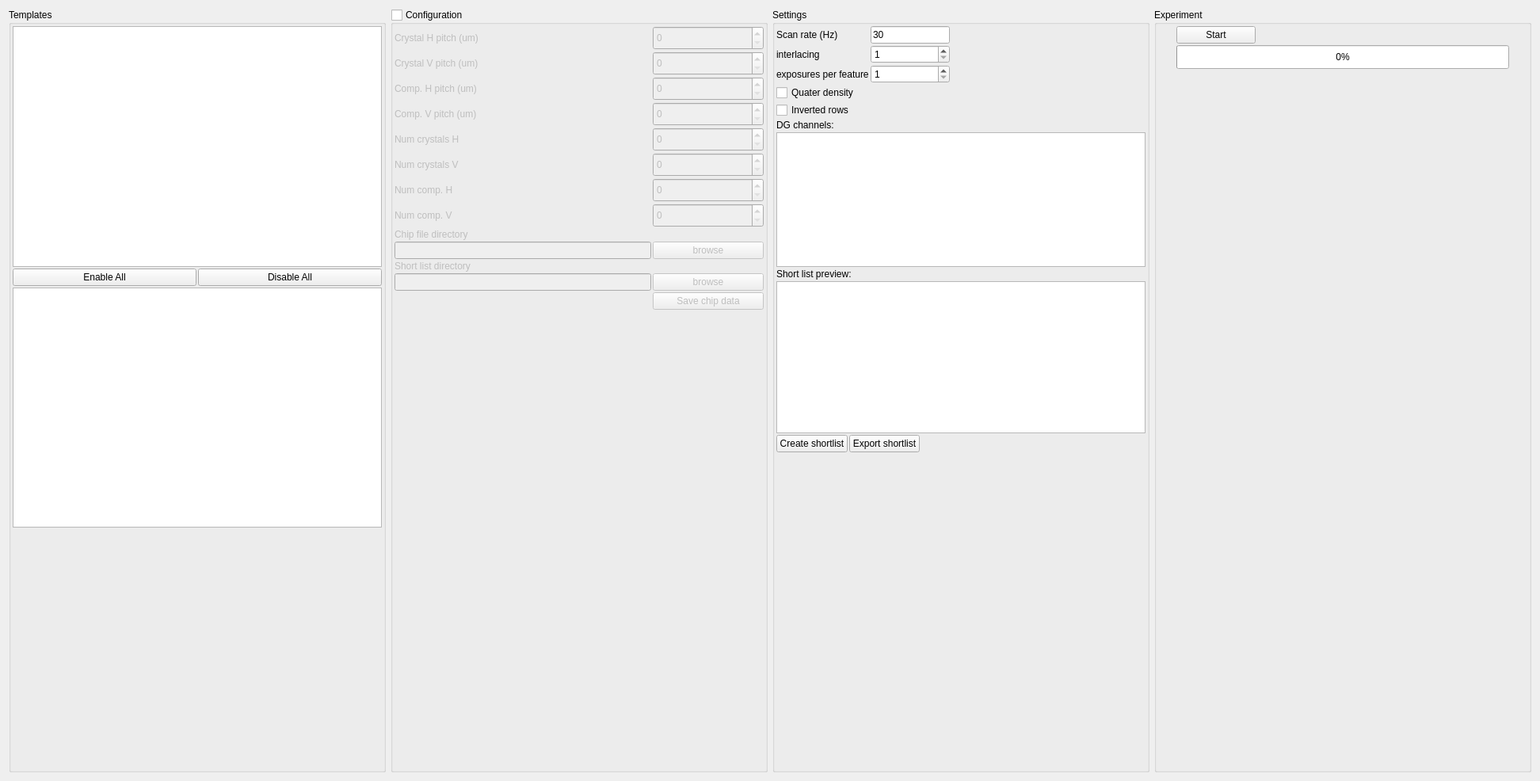
<?xml version="1.0" encoding="UTF-8"?>
<ui version="4.0">
 <class>Form</class>
 <widget class="QWidget" name="Form">
  <property name="geometry">
   <rect>
    <x>0</x>
    <y>0</y>
    <width>1944</width>
    <height>986</height>
   </rect>
  </property>
  <property name="minimumSize">
   <size>
    <width>0</width>
    <height>0</height>
   </size>
  </property>
  <property name="maximumSize">
   <size>
    <width>5000</width>
    <height>5000</height>
   </size>
  </property>
  <property name="windowTitle">
   <string>Form</string>
  </property>
  <layout class="QHBoxLayout" name="horizontalLayout_2">
   <item>
    <widget class="QGroupBox" name="groupBox">
     <property name="title">
      <string>Templates</string>
     </property>
     <layout class="QVBoxLayout" name="verticalLayout">
      <property name="spacing">
       <number>2</number>
      </property>
      <property name="margin">
       <number>2</number>
      </property>
      <item>
       <widget class="QListWidget" name="chip_template_list">
        <property name="minimumSize">
         <size>
          <width>0</width>
          <height>0</height>
         </size>
        </property>
        <property name="maximumSize">
         <size>
          <width>3000</width>
          <height>3000</height>
         </size>
        </property>
       </widget>
      </item>
      <item>
       <layout class="QHBoxLayout" name="horizontalLayout">
        <item>
         <widget class="QPushButton" name="enable_all_button">
          <property name="text">
           <string>Enable All</string>
          </property>
         </widget>
        </item>
        <item>
         <widget class="QPushButton" name="disable_all_button">
          <property name="text">
           <string>Disable All</string>
          </property>
         </widget>
        </item>
       </layout>
      </item>
      <item>
       <widget class="QTableWidget" name="color_table">
        <property name="minimumSize">
         <size>
          <width>0</width>
          <height>0</height>
         </size>
        </property>
        <property name="maximumSize">
         <size>
          <width>3000</width>
          <height>3000</height>
         </size>
        </property>
        <property name="font">
         <font>
          <pointsize>12</pointsize>
         </font>
        </property>
        <property name="mouseTracking">
         <bool>false</bool>
        </property>
        <property name="focusPolicy">
         <enum>Qt::WheelFocus</enum>
        </property>
        <property name="autoFillBackground">
         <bool>true</bool>
        </property>
        <property name="frameShape">
         <enum>QFrame::StyledPanel</enum>
        </property>
        <property name="autoScroll">
         <bool>true</bool>
        </property>
        <property name="editTriggers">
         <set>QAbstractItemView::SelectedClicked</set>
        </property>
        <property name="tabKeyNavigation">
         <bool>false</bool>
        </property>
        <property name="showDropIndicator" stdset="0">
         <bool>false</bool>
        </property>
        <property name="dragDropOverwriteMode">
         <bool>false</bool>
        </property>
        <property name="alternatingRowColors">
         <bool>false</bool>
        </property>
        <property name="selectionMode">
         <enum>QAbstractItemView::SingleSelection</enum>
        </property>
        <property name="showGrid">
         <bool>true</bool>
        </property>
        <property name="wordWrap">
         <bool>false</bool>
        </property>
        <property name="cornerButtonEnabled">
         <bool>true</bool>
        </property>
        <attribute name="horizontalHeaderHighlightSections">
         <bool>false</bool>
        </attribute>
        <attribute name="verticalHeaderHighlightSections">
         <bool>false</bool>
        </attribute>
       </widget>
      </item>
      <item>
       <spacer name="verticalSpacer_4">
        <property name="orientation">
         <enum>Qt::Vertical</enum>
        </property>
        <property name="sizeHint" stdset="0">
         <size>
          <width>20</width>
          <height>40</height>
         </size>
        </property>
       </spacer>
      </item>
     </layout>
    </widget>
   </item>
   <item>
    <widget class="QGroupBox" name="groupBox_2">
     <property name="title">
      <string>Configuration</string>
     </property>
     <property name="checkable">
      <bool>true</bool>
     </property>
     <property name="checked">
      <bool>false</bool>
     </property>
     <layout class="QGridLayout" name="gridLayout">
      <property name="margin">
       <number>2</number>
      </property>
      <property name="spacing">
       <number>2</number>
      </property>
      <item row="13" column="1">
       <widget class="QPushButton" name="chip_file_dir_browse_button">
        <property name="minimumSize">
         <size>
          <width>0</width>
          <height>0</height>
         </size>
        </property>
        <property name="maximumSize">
         <size>
          <width>140</width>
          <height>35</height>
         </size>
        </property>
        <property name="text">
         <string>browse</string>
        </property>
       </widget>
      </item>
      <item row="14" column="0">
       <widget class="QLabel" name="shortlist_dir_label">
        <property name="text">
         <string>Short list directory</string>
        </property>
       </widget>
      </item>
      <item row="8" column="1">
       <widget class="QSpinBox" name="num_crystal_h_spinbox">
        <property name="minimumSize">
         <size>
          <width>140</width>
          <height>30</height>
         </size>
        </property>
        <property name="maximumSize">
         <size>
          <width>140</width>
          <height>30</height>
         </size>
        </property>
        <property name="maximum">
         <number>100000</number>
        </property>
       </widget>
      </item>
      <item row="9" column="0">
       <widget class="QLabel" name="num_cryst_v_label">
        <property name="text">
         <string>Num crystals V</string>
        </property>
       </widget>
      </item>
      <item row="9" column="1">
       <widget class="QSpinBox" name="num_crystal_v_spinbox">
        <property name="minimumSize">
         <size>
          <width>140</width>
          <height>30</height>
         </size>
        </property>
        <property name="maximumSize">
         <size>
          <width>140</width>
          <height>30</height>
         </size>
        </property>
        <property name="maximum">
         <number>100000</number>
        </property>
       </widget>
      </item>
      <item row="11" column="0">
       <widget class="QLabel" name="num_comp_v_label">
        <property name="text">
         <string>Num comp. V</string>
        </property>
       </widget>
      </item>
      <item row="5" column="1">
       <widget class="QSpinBox" name="comp_v_pitch_spinbox">
        <property name="minimumSize">
         <size>
          <width>140</width>
          <height>30</height>
         </size>
        </property>
        <property name="maximumSize">
         <size>
          <width>140</width>
          <height>30</height>
         </size>
        </property>
        <property name="maximum">
         <number>100000</number>
        </property>
       </widget>
      </item>
      <item row="10" column="0">
       <widget class="QLabel" name="num_comp_h_label">
        <property name="text">
         <string>Num comp. H</string>
        </property>
       </widget>
      </item>
      <item row="10" column="1">
       <widget class="QSpinBox" name="num_comp_h_spinbox">
        <property name="minimumSize">
         <size>
          <width>140</width>
          <height>30</height>
         </size>
        </property>
        <property name="maximumSize">
         <size>
          <width>140</width>
          <height>30</height>
         </size>
        </property>
        <property name="maximum">
         <number>100000</number>
        </property>
       </widget>
      </item>
      <item row="0" column="1">
       <widget class="QSpinBox" name="crystal_h_pitch_spinbox">
        <property name="minimumSize">
         <size>
          <width>140</width>
          <height>30</height>
         </size>
        </property>
        <property name="maximumSize">
         <size>
          <width>140</width>
          <height>30</height>
         </size>
        </property>
        <property name="maximum">
         <number>100000</number>
        </property>
       </widget>
      </item>
      <item row="1" column="0">
       <widget class="QLabel" name="num_crystal_v_label">
        <property name="maximumSize">
         <size>
          <width>200</width>
          <height>16777215</height>
         </size>
        </property>
        <property name="text">
         <string>Crystal V pitch (um)</string>
        </property>
       </widget>
      </item>
      <item row="0" column="0">
       <widget class="QLabel" name="num_crystal_h_label">
        <property name="maximumSize">
         <size>
          <width>200</width>
          <height>16777215</height>
         </size>
        </property>
        <property name="text">
         <string>Crystal H pitch (um)</string>
        </property>
       </widget>
      </item>
      <item row="5" column="0">
       <widget class="QLabel" name="comp_v_label">
        <property name="maximumSize">
         <size>
          <width>200</width>
          <height>16777215</height>
         </size>
        </property>
        <property name="text">
         <string>Comp. V pitch (um)</string>
        </property>
       </widget>
      </item>
      <item row="2" column="1">
       <widget class="QSpinBox" name="comp_h_pitch_spinbox">
        <property name="minimumSize">
         <size>
          <width>140</width>
          <height>30</height>
         </size>
        </property>
        <property name="maximumSize">
         <size>
          <width>140</width>
          <height>30</height>
         </size>
        </property>
        <property name="maximum">
         <number>100000</number>
        </property>
       </widget>
      </item>
      <item row="1" column="1">
       <widget class="QSpinBox" name="crystal_v_pitch_spinbox">
        <property name="minimumSize">
         <size>
          <width>140</width>
          <height>30</height>
         </size>
        </property>
        <property name="maximumSize">
         <size>
          <width>140</width>
          <height>30</height>
         </size>
        </property>
        <property name="maximum">
         <number>100000</number>
        </property>
       </widget>
      </item>
      <item row="11" column="1">
       <widget class="QSpinBox" name="num_comp_v_spinbox">
        <property name="minimumSize">
         <size>
          <width>140</width>
          <height>30</height>
         </size>
        </property>
        <property name="maximumSize">
         <size>
          <width>140</width>
          <height>30</height>
         </size>
        </property>
        <property name="maximum">
         <number>100000</number>
        </property>
       </widget>
      </item>
      <item row="8" column="0">
       <widget class="QLabel" name="num_cryst_h_label">
        <property name="text">
         <string>Num crystals H</string>
        </property>
       </widget>
      </item>
      <item row="13" column="0">
       <widget class="QLineEdit" name="chip_file_dir_ledit">
        <property name="minimumSize">
         <size>
          <width>0</width>
          <height>0</height>
         </size>
        </property>
        <property name="maximumSize">
         <size>
          <width>830</width>
          <height>27</height>
         </size>
        </property>
       </widget>
      </item>
      <item row="17" column="0">
       <spacer name="verticalSpacer">
        <property name="orientation">
         <enum>Qt::Vertical</enum>
        </property>
        <property name="sizeHint" stdset="0">
         <size>
          <width>20</width>
          <height>40</height>
         </size>
        </property>
       </spacer>
      </item>
      <item row="15" column="0">
       <widget class="QLineEdit" name="shortlist_dir_ledit">
        <property name="minimumSize">
         <size>
          <width>0</width>
          <height>0</height>
         </size>
        </property>
        <property name="maximumSize">
         <size>
          <width>830</width>
          <height>27</height>
         </size>
        </property>
       </widget>
      </item>
      <item row="2" column="0">
       <widget class="QLabel" name="comp_h_label">
        <property name="maximumSize">
         <size>
          <width>200</width>
          <height>16777215</height>
         </size>
        </property>
        <property name="text">
         <string>Comp. H pitch (um)</string>
        </property>
       </widget>
      </item>
      <item row="12" column="0">
       <widget class="QLabel" name="chip_file_dir_label">
        <property name="text">
         <string>Chip file directory</string>
        </property>
       </widget>
      </item>
      <item row="15" column="1">
       <widget class="QPushButton" name="shortlist_dir_browse_button">
        <property name="minimumSize">
         <size>
          <width>0</width>
          <height>0</height>
         </size>
        </property>
        <property name="maximumSize">
         <size>
          <width>140</width>
          <height>35</height>
         </size>
        </property>
        <property name="text">
         <string>browse</string>
        </property>
       </widget>
      </item>
      <item row="16" column="1">
       <widget class="QPushButton" name="save_chip_data_button">
        <property name="minimumSize">
         <size>
          <width>100</width>
          <height>0</height>
         </size>
        </property>
        <property name="maximumSize">
         <size>
          <width>215</width>
          <height>27</height>
         </size>
        </property>
        <property name="text">
         <string>Save chip data</string>
        </property>
       </widget>
      </item>
     </layout>
    </widget>
   </item>
   <item>
    <widget class="QGroupBox" name="groupBox_3">
     <property name="title">
      <string>Settings</string>
     </property>
     <layout class="QVBoxLayout" name="verticalLayout_2">
      <property name="spacing">
       <number>2</number>
      </property>
      <property name="margin">
       <number>2</number>
      </property>
      <item>
       <layout class="QGridLayout" name="gridLayout_4">
        <property name="leftMargin">
         <number>0</number>
        </property>
        <property name="topMargin">
         <number>0</number>
        </property>
        <item row="0" column="1">
         <widget class="QLineEdit" name="scan_rate_ledit">
          <property name="minimumSize">
           <size>
            <width>0</width>
            <height>0</height>
           </size>
          </property>
          <property name="maximumSize">
           <size>
            <width>100</width>
            <height>27</height>
           </size>
          </property>
          <property name="text">
           <string>30</string>
          </property>
         </widget>
        </item>
        <item row="1" column="1">
         <widget class="QSpinBox" name="num_interlacing_spinbox">
          <property name="minimumSize">
           <size>
            <width>0</width>
            <height>0</height>
           </size>
          </property>
          <property name="maximumSize">
           <size>
            <width>100</width>
            <height>27</height>
           </size>
          </property>
          <property name="minimum">
           <number>1</number>
          </property>
         </widget>
        </item>
        <item row="6" column="0">
         <widget class="QCheckBox" name="meandering_checkbox">
          <property name="maximumSize">
           <size>
            <width>200</width>
            <height>16777215</height>
           </size>
          </property>
          <property name="text">
           <string>Inverted rows</string>
          </property>
         </widget>
        </item>
        <item row="1" column="0">
         <widget class="QLabel" name="num_interlacing_label">
          <property name="maximumSize">
           <size>
            <width>200</width>
            <height>16777215</height>
           </size>
          </property>
          <property name="text">
           <string>interlacing</string>
          </property>
         </widget>
        </item>
        <item row="0" column="4">
         <spacer name="horizontalSpacer">
          <property name="orientation">
           <enum>Qt::Horizontal</enum>
          </property>
          <property name="sizeHint" stdset="0">
           <size>
            <width>40</width>
            <height>20</height>
           </size>
          </property>
         </spacer>
        </item>
        <item row="4" column="1">
         <widget class="QSpinBox" name="exp_per_feature_spinbox">
          <property name="minimumSize">
           <size>
            <width>0</width>
            <height>0</height>
           </size>
          </property>
          <property name="maximumSize">
           <size>
            <width>100</width>
            <height>27</height>
           </size>
          </property>
          <property name="minimum">
           <number>1</number>
          </property>
         </widget>
        </item>
        <item row="0" column="0">
         <widget class="QLabel" name="scan_rate_label">
          <property name="maximumSize">
           <size>
            <width>200</width>
            <height>16777215</height>
           </size>
          </property>
          <property name="text">
           <string>Scan rate (Hz)</string>
          </property>
         </widget>
        </item>
        <item row="5" column="0">
         <widget class="QCheckBox" name="quarter_density_checkbox">
          <property name="maximumSize">
           <size>
            <width>200</width>
            <height>16777215</height>
           </size>
          </property>
          <property name="text">
           <string>Quater density</string>
          </property>
         </widget>
        </item>
        <item row="4" column="0">
         <widget class="QLabel" name="exp_per_feature_label">
          <property name="maximumSize">
           <size>
            <width>200</width>
            <height>16777215</height>
           </size>
          </property>
          <property name="text">
           <string>exposures per feature</string>
          </property>
         </widget>
        </item>
       </layout>
      </item>
      <item>
       <layout class="QVBoxLayout" name="verticalLayout_3">
        <property name="leftMargin">
         <number>0</number>
        </property>
        <property name="topMargin">
         <number>0</number>
        </property>
        <item>
         <widget class="QLabel" name="dg_channels_label">
          <property name="maximumSize">
           <size>
            <width>200</width>
            <height>16777215</height>
           </size>
          </property>
          <property name="text">
           <string>DG channels:</string>
          </property>
         </widget>
        </item>
        <item>
         <widget class="QTableWidget" name="dg_channels_table">
          <property name="minimumSize">
           <size>
            <width>0</width>
            <height>0</height>
           </size>
          </property>
          <property name="maximumSize">
           <size>
            <width>600</width>
            <height>170</height>
           </size>
          </property>
         </widget>
        </item>
        <item>
         <widget class="QLabel" name="shortlist_preview_label">
          <property name="maximumSize">
           <size>
            <width>200</width>
            <height>16777215</height>
           </size>
          </property>
          <property name="text">
           <string>Short list preview:</string>
          </property>
         </widget>
        </item>
        <item>
         <widget class="QTextEdit" name="shortlist_textedit"/>
        </item>
        <item>
         <layout class="QHBoxLayout" name="horizontalLayout_3">
          <property name="leftMargin">
           <number>0</number>
          </property>
          <property name="topMargin">
           <number>0</number>
          </property>
          <item>
           <widget class="QPushButton" name="create_shortlist_button">
            <property name="text">
             <string>Create shortlist</string>
            </property>
           </widget>
          </item>
          <item>
           <widget class="QPushButton" name="export_shortlist_button">
            <property name="text">
             <string>Export shortlist</string>
            </property>
           </widget>
          </item>
          <item>
           <spacer name="horizontalSpacer_2">
            <property name="orientation">
             <enum>Qt::Horizontal</enum>
            </property>
            <property name="sizeHint" stdset="0">
             <size>
              <width>40</width>
              <height>20</height>
             </size>
            </property>
           </spacer>
          </item>
         </layout>
        </item>
       </layout>
      </item>
      <item>
       <spacer name="verticalSpacer_3">
        <property name="orientation">
         <enum>Qt::Vertical</enum>
        </property>
        <property name="sizeHint" stdset="0">
         <size>
          <width>20</width>
          <height>40</height>
         </size>
        </property>
       </spacer>
      </item>
     </layout>
    </widget>
   </item>
   <item>
    <widget class="QGroupBox" name="groupBox_4">
     <property name="title">
      <string>Experiment</string>
     </property>
     <layout class="QGridLayout" name="gridLayout_3">
      <property name="margin">
       <number>2</number>
      </property>
      <property name="spacing">
       <number>2</number>
      </property>
      <item row="0" column="0">
       <widget class="QPushButton" name="start_button">
        <property name="minimumSize">
         <size>
          <width>0</width>
          <height>0</height>
         </size>
        </property>
        <property name="maximumSize">
         <size>
          <width>100</width>
          <height>27</height>
         </size>
        </property>
        <property name="text">
         <string>Start</string>
        </property>
       </widget>
      </item>
      <item row="1" column="0">
       <widget class="QProgressBar" name="progressbar">
        <property name="minimumSize">
         <size>
          <width>420</width>
          <height>30</height>
         </size>
        </property>
        <property name="maximumSize">
         <size>
          <width>420</width>
          <height>30</height>
         </size>
        </property>
        <property name="value">
         <number>0</number>
        </property>
       </widget>
      </item>
      <item row="2" column="0">
       <spacer name="verticalSpacer_2">
        <property name="orientation">
         <enum>Qt::Vertical</enum>
        </property>
        <property name="sizeHint" stdset="0">
         <size>
          <width>20</width>
          <height>40</height>
         </size>
        </property>
       </spacer>
      </item>
     </layout>
    </widget>
   </item>
  </layout>
 </widget>
 <resources/>
 <connections/>
</ui>
